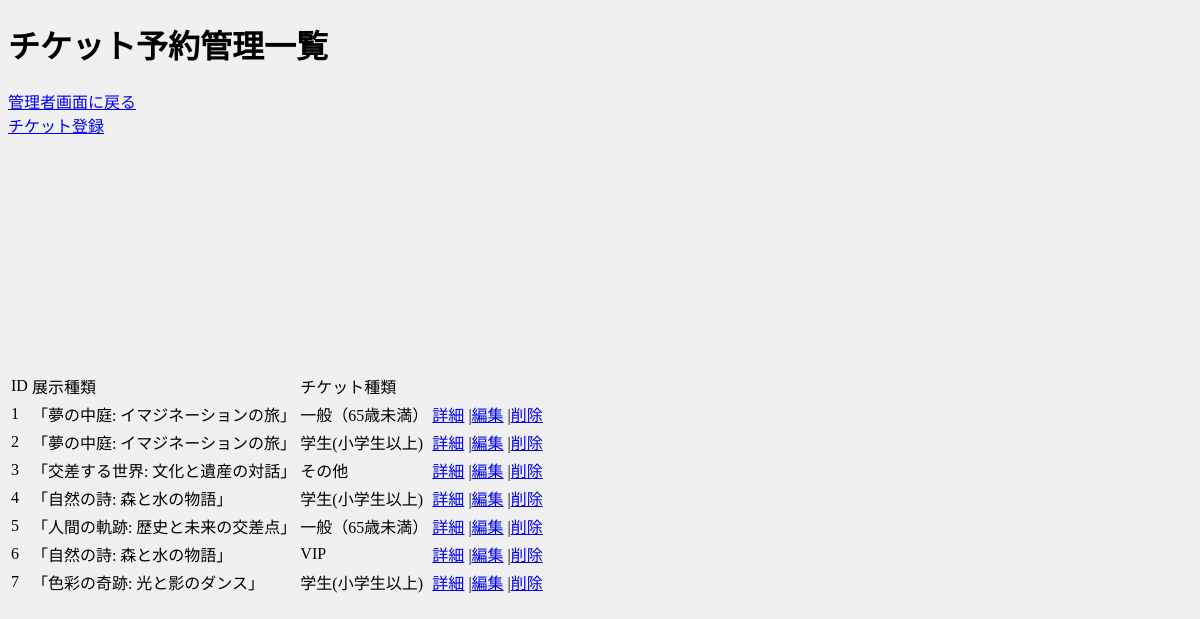
The app's page /tmpl/admin/admin_ticket/ticket_index.php, older data.
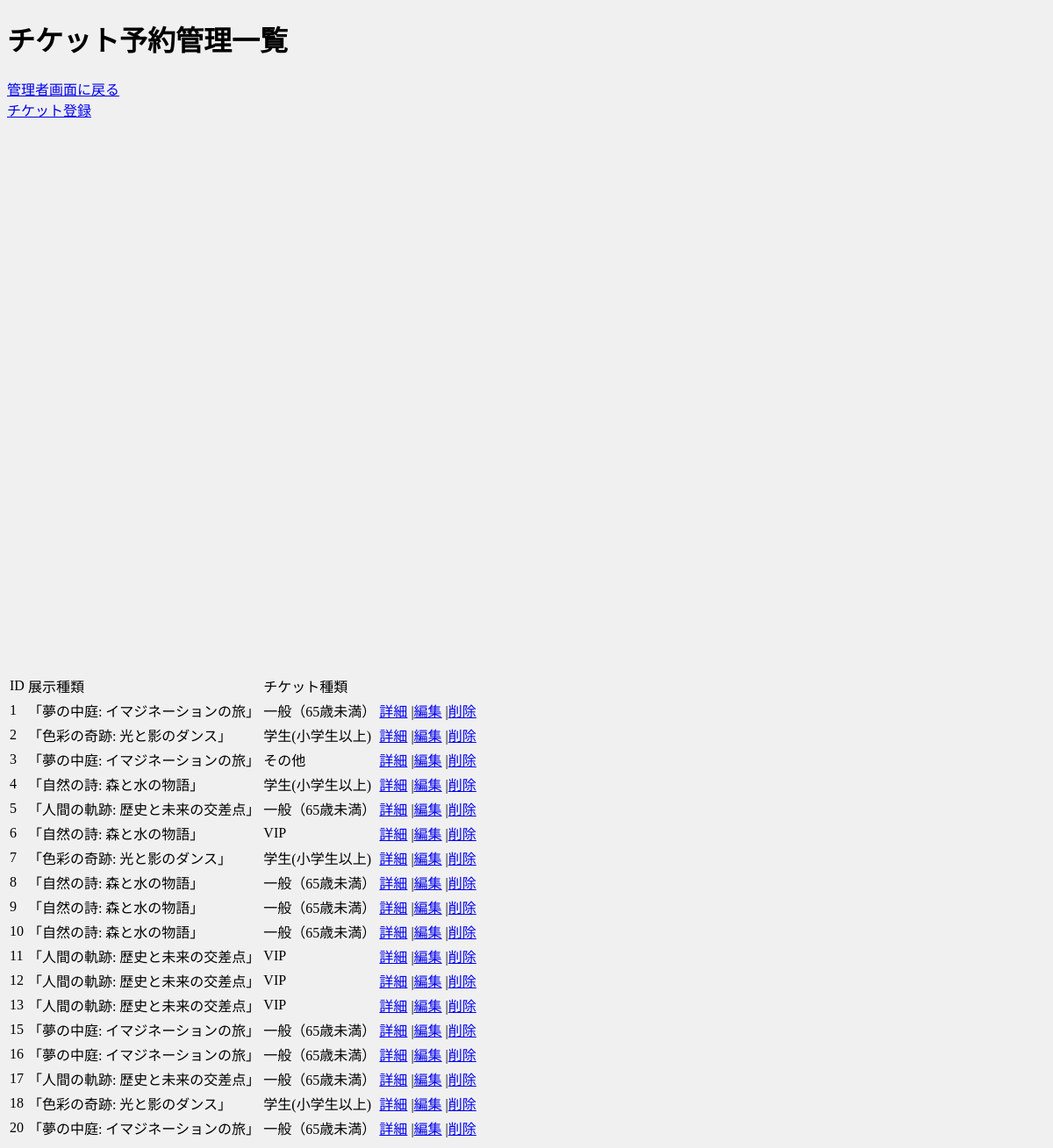
The same page, newer data.
### tables this page shows
CREATE TABLE `ticket` (
  `id` int(11) NOT NULL,
  `username` varchar(100) NOT NULL,
  `password` varchar(100) NOT NULL,
  `eventtype` int(11) NOT NULL,
  `dob_c` varchar(100) NOT NULL,
  `time` int(11) NOT NULL,
  `tickettype` int(11) NOT NULL,
  `name` varchar(100) NOT NULL,
  `gender` int(11) NOT NULL,
  `dob` varchar(100) NOT NULL,
  `address` int(11) NOT NULL,
  `flag` int(11) NOT NULL DEFAULT 0
);

### tmpl/admin/admin_ticket/ticket_index.php (the view, shortened to what this page needs)
<!DOCTYPE html>
<html lang="ja">
<head>
</head>
<body>
    <h1>チケット予約管理一覧</h1>
    <a href="../admin_hp.php">管理者画面に戻る</a>
    <br>
    <a href="admin_ticket.html">チケット登録</a>
<?php
    $dsn = 'mysql:host=localhost; dbname=mus; charset=utf8';
    $user = 'testuser';
    $pass = 'testpass';
try {
    $dbn = new PDO ($dsn,$user, $pass);
    $dbn->setAttribute(PDO::ATTR_ERRMODE, PDO::ERRMODE_EXCEPTION);
    $sql = 'select * from ticket';
    $stmt = $dbn -> query($sql);
    $result = $stmt -> fetchAll(PDO::FETCH_ASSOC);
    echo '<table>' . PHP_EOL;
    echo '<tr>' . PHP_EOL;
    echo '<td>ID</td><td>展示種類</td><td>チケット種類</td>' . PHP_EOL;
    echo '</tr>' . PHP_EOL;
    foreach ($result as $row) {
        if ($row['flag'] == 1) {
            continue;
        }
        echo '<tr>' . PHP_EOL;
        echo '<td>' . htmlspecialchars($row['id'], ENT_QUOTES)  . '</td>' . PHP_EOL;
        $eventtype = '';
        if ($row['eventtype'] == "1") {
            $eventtype = "「夢の中庭: イマジネーションの旅」";
        } else if ($row['eventtype'] == "2") {
            $eventtype = "「色彩の奇跡: 光と影のダンス」";
        } else if ($row['eventtype'] == "3") {
            $eventtype = "「交差する世界: 文化と遺産の対話」";
        } else if ($row['eventtype'] == "4") {
            $eventtype = "「人間の軌跡: 歴史と未来の交差点」";
        } else if ($row['eventtype'] == "5") {
            $eventtype = "「自然の詩: 森と水の物語」";
        } else {
            $eventtype = "不明";
        }
        echo '<td>' . $eventtype . '</td>' . PHP_EOL;
        echo '<br>';
        $tickettype = '';
        if ($row['tickettype'] == "1") {
            $tickettype = "一般（65歳未満）";
        } else if ($row['tickettype'] == "2") {
            $tickettype = "学生(小学生以上)";
        } else if ($row['tickettype'] == "3") {
            $tickettype = "VIP";
        } else if ($row['tickettype'] == "4") {
            $tickettype = "その他";
        } else {
            $tickettype = "不明";
        }
        echo '<td>' . $tickettype . '</td>' . PHP_EOL;
        echo '<br>';
        echo '<td>' . PHP_EOL;
        echo '<a href = "ticket_detail.php?id=' . htmlspecialchars($row["id"],ENT_QUOTES) . '">詳細</a>' . PHP_EOL;
        echo '|<a href = "ticket_edit.php?id=' . htmlspecialchars($row["id"],ENT_QUOTES) . '">編集</a>' . PHP_EOL;
        echo '|<a href = "ticket_delete.php?id=' . htmlspecialchars($row["id"],ENT_QUOTES) . '">削除</a>' . PHP_EOL;
        echo '</td>' . PHP_EOL;
        echo '</tr>' . PHP_EOL;
    }
    echo '</table>' . PHP_EOL;
} catch (PDOException $e){
    echo "エラー発生：" . htmlspecialchars($e ->getMessage(), ENT_QUOTES) . '<br>';
    exit;
}
?>
</body>
</html>

Row changes from the older to the newer data that the page shows:
changed ticket id 2: eventtype "「夢の中庭: イマジネーションの旅」" → "「色彩の奇跡: 光と影のダンス」"
changed ticket "その他": eventtype "「交差する世界: 文化と遺産の対話」" → "「夢の中庭: イマジネーションの旅」"
added ticket: id "8", eventtype "「自然の詩: 森と水の物語」", tickettype "一般（65歳未満）"
added ticket: id "9", eventtype "「自然の詩: 森と水の物語」", tickettype "一般（65歳未満）"
added ticket: id "10", eventtype "「自然の詩: 森と水の物語」", tickettype "一般（65歳未満）"
added ticket: id "11", eventtype "「人間の軌跡: 歴史と未来の交差点」", tickettype "VIP"
added ticket: id "12", eventtype "「人間の軌跡: 歴史と未来の交差点」", tickettype "VIP"
added ticket: id "13", eventtype "「人間の軌跡: 歴史と未来の交差点」", tickettype "VIP"
added ticket: id "15", eventtype "「夢の中庭: イマジネーションの旅」", tickettype "一般（65歳未満）"
added ticket: id "16", eventtype "「夢の中庭: イマジネーションの旅」", tickettype "一般（65歳未満）"
added ticket: id "17", eventtype "「人間の軌跡: 歴史と未来の交差点」", tickettype "一般（65歳未満）"
added ticket: id "18", eventtype "「色彩の奇跡: 光と影のダンス」", tickettype "学生(小学生以上)"
added ticket: id "20", eventtype "「夢の中庭: イマジネーションの旅」", tickettype "一般（65歳未満）"
